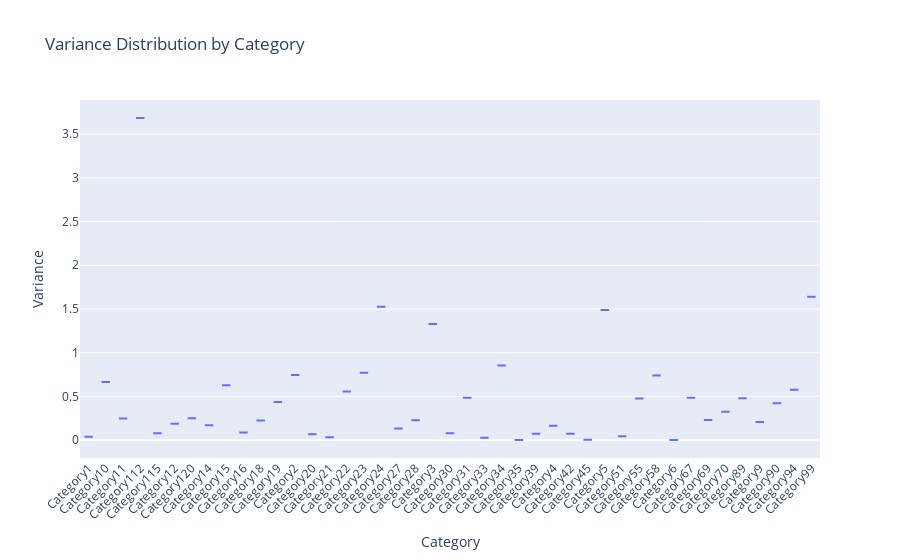

Write notebook code for a chart like this one.
### Code cell
# Variance at CATEGORY level
category_variance = df.groupby('CATEGORY')['Units_Sold_Normalized'].var().reset_index().rename(columns={'Units_Sold_Normalized': 'Category_Variance'})
plotly_boxplot_variance(category_variance, 'CATEGORY', 'Category_Variance', 'Variance Distribution by Category', 'Category')

### Figure 1 — Plotly figure (JSON) as saved in the notebook; plotly's stock layout.template omitted (floating-point values rounded to 4 significant figures)
{"data": [{"alignmentgroup": "True", "hovertemplate": "CATEGORY=%{x}<br>Category_Variance=%{y}<extra></extra>", "legendgroup": "", "marker": {"color": "#636efa"}, "name": "", "notched": false, "offsetgroup": "", "orientation": "v", "showlegend": false, "type": "box", "x": ["Category1", "Category10", "Category11", "Category112", "Category115", "Category12", "Category120", "Category14", "Category15", "Category16", "Category18", "Category19", "Category2", "Category20", "Category21", "Category22", "Category23", "Category24", "Category27", "Category28", "Category3", "Category30", "Category31", "Category33", "Category34", "Category35", "Category39", "Category4", "Category42", "Category45", "Category5", "Category51", "Category55", "Category58", "Category6", "Category67", "Category69", "Category70", "Category89", "Category9", "Category90", "Category94", "Category99"], "x0": " ", "xaxis": "x", "y": [0.03943, 0.665, 0.2475, 3.685, 0.07886, 0.187, 0.2495, 0.1698, 0.6275, 0.08781, 0.2258, 0.436, 0.746, 0.06606, 0.03348, 0.5564, 0.7711, 1.525, 0.1317, 0.2281, 1.33, 0.07897, 0.4858, 0.02839, 0.8533, 0.000367, 0.07336, 0.165, 0.07254, 0.005786, 1.488, 0.04495, 0.4774, 0.7397, 0.002601, 0.4844, 0.2309, 0.3233, 0.48, 0.2068, 0.4207, 0.5762, 1.641], "y0": " ", "yaxis": "y"}], "layout": {"boxmode": "group", "legend": {"tracegroupgap": 0}, "title": {"text": "Variance Distribution by Category"}, "xaxis": {"anchor": "y", "domain": [0, 1], "tickangle": -45, "title": {"text": "Category"}}, "yaxis": {"anchor": "x", "domain": [0, 1], "title": {"text": "Variance"}}}}
